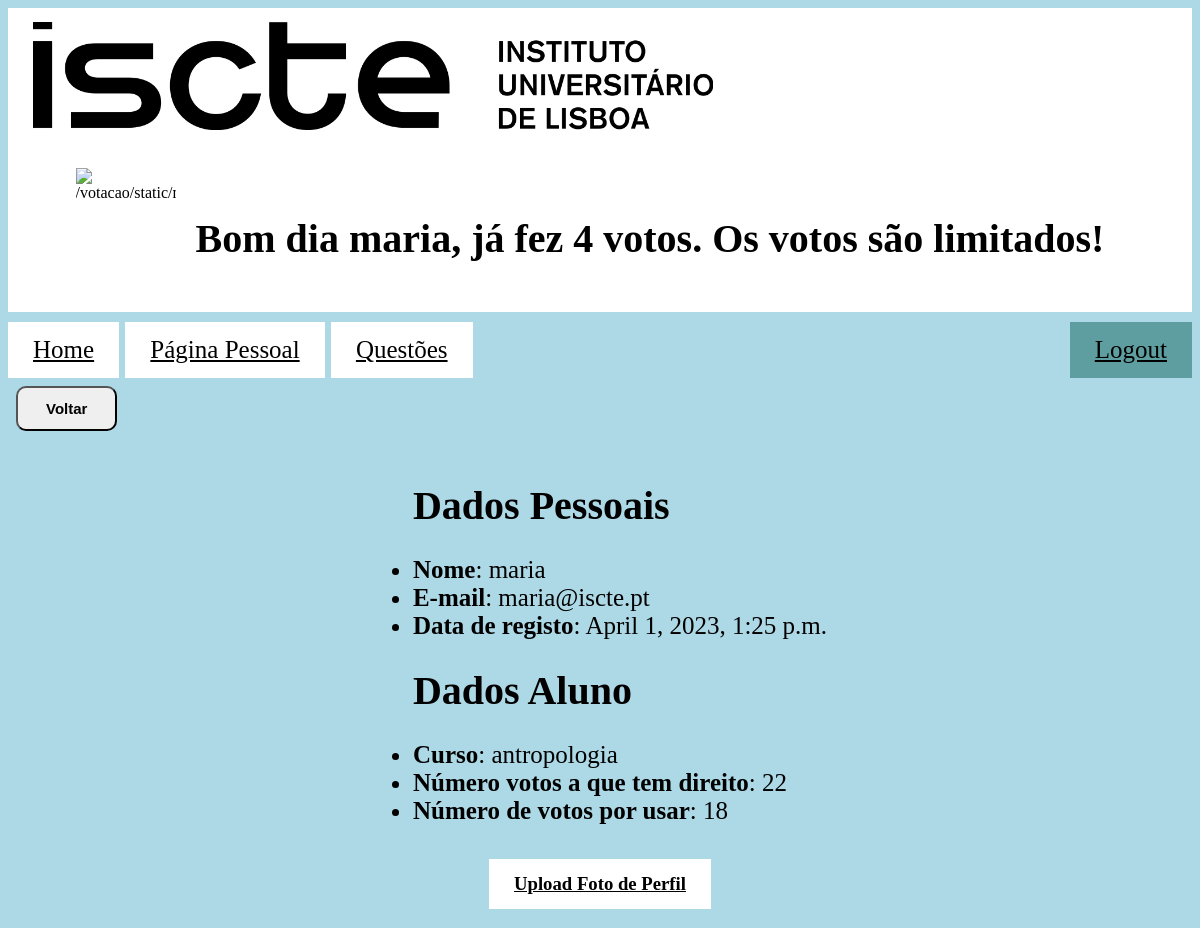
/votacao/main/personal/ (signed in), run on the app's committed database.
### votacao/models.py (models this page shows)
class Aluno(models.Model):
    user = models.OneToOneField(User, on_delete=models.CASCADE)
    curso = models.CharField(max_length=100)
    numero_grupo=12
    grupo = models.IntegerField(default=numero_grupo)
    votos = models.IntegerField(default=numero_grupo + 10)
    avatar = models.CharField(default='default', max_length=1000)

### votacao/views.py (the view)
# urls.py: path("main/personal/", views.paginapessoal, name='paginapessoal'),
@login_required(login_url='/votacao/')
def paginapessoal(request):
    aluno = Aluno.objects.get(user_id=request.user.id)
    resultado = aluno.grupo + 10 - aluno.votos
    context = {
        'aluno': aluno,
        "resultado": resultado}
    print(settings.BASE_DIR)
    print(settings.MEDIA_ROOT)
    return render(request, 'votacao/paginapessoal.html', context)

### votacao/templates/votacao/paginapessoal.html (shortened to what this page needs)
{% extends "votacao/index.html" %}
{% block navegacao %}
<a href="{% url 'votacao:index' %}">Home</a>
{% endblock %}
{% block conteudo %}
<div>
    <ul>
        <h1> Dados Pessoais </h1>
        <li> <b>Nome</b>: {{ user.username }}</li>
        <li> <b>E-mail</b>: {{ user.email }}</li>
        <li> <b>Data de registo</b>: {{ user.date_joined }}</li>
        <h1> Dados Aluno </h1>
        <li> <b>Curso</b>: {{ aluno.curso }}</li>
        {% if not request.user.is_superuser %}
        <li> <b>Número votos a que tem direito</b>: {{ aluno.grupo|add:10  }} </li>
        <li> <b>Número de votos por usar</b>: {{ aluno.votos }}</li>
        {% endif%}
    </ul>
</div>
{% if not request.user.is_superuser %}
<h3><a href="{% url 'votacao:fazer_upload' %}">Upload Foto de Perfil</a><br></h3>
{% endif%}
{% endblock %}

### votacao/templates/votacao/index.html (shortened to what this page needs)
<!DOCTYPE html>
<html lang="en">
<head>
    {% load static %}
    <link rel="stylesheet" type="text/css" href="{% static 'votacao/css/styles.css' %}">
</head>
<header>
    <a href="https://www.iscte-iul.pt/">{% load static %}
        <img class="logo" src="{% static 'votacao/images/iscte.gif' %}" alt="image not found"
             title="https://www.iscte-iul.pt/">
    </a>
    <div class="container">
        {% if user.is_authenticated %}
        <h1>Bom dia
            <span id="username" onclick="showProfilePic()">{{request.user.username}}</span>,
            {% if not request.user.is_superuser %}
            {% if resultado == 1 %}
            já fez {{resultado}} voto. Os votos são limitados!
            {% elif resultado == 0 %}
            ainda não fez nenhum voto. Os votos são limitados!
            {% else %}
            já fez {{resultado}} votos. Os votos são limitados!
            {% endif %}
            {% endif %}
        </h1>
        {% if not request.user.is_superuser %}
        {% with aluno.avatar|truncatewords:7 as data %}
        {% if data == "default" or request.path == "/votacao/" or request.path == "/votacao/registo/"%}
        {% load static %} <img src="{% static 'votacao/images/default_avatar.jpg' %}">
        {% else %}
        <img id="aluno.avatar" src="{{aluno.avatar}}" alt="{{aluno.avatar}}" height="100" width="100"
             style="visibility: visible;" ondblclick="hiddeProfilePic()">
        {% endif %}
        {% endwith %}
        {% endif %}
    </div>
    {% else %}
    <div>
        <h1>
            O utilizador não está logado
        </h1>
    </div>
    {% endif %}
</header>
<body>
<nav>
    <div>
        {% block navegacao %}
        {% endblock %}
        {% if request.path != "/votacao/" and request.path != "/votacao/registo/" %}
        <a href="{% url 'votacao:paginapessoal' %}"> Página Pessoal</a>
        <a href="{% url 'votacao:index' %}">Questões</a>
        <a style="float:right; background-color:cadetblue" href="{% url 'votacao:logout' %}"> Logout</a>
        {% endif %}
        {% if request.path != "/votacao/main/" and request.path != "/votacao/" %}
        <p>
            <input type=button value="Voltar" onClick="javascript:history.go(-1);">
        </p>
        {% endif %}
    </div>
</nav>
{% block conteudo %}{% endblock %}
</body>
</html>

### votacao/static/votacao/css/styles.css (style rules this page uses)
.logo { width: 60%; display: block; aspect-ratio: initial; align: center; margin-left: initial; }
header { background-color: white; display: block; }
body { background-color:lightblue; text-align:center; }
nav { font-size: 25px; text-align: left; background: lightblue; margin-top: 10px; }
h1 { font-size: 40px; }
p { display: table-row }
ul { display: inline-block; text-align: left; }
li { text-align: left; font-size: 25px; }
input, button, select { border-radius:10px; aligment:left; width: 100%; padding: 12px 20px; margin: 8px; box-sizing: border-box; font-weight: bold; font-size: 15px; display: inline-block; }
a:link, a:visited { background-color: white; color: black; padding: 14px 25px; text-align: center; display: inline-block; }
.container { margin-top: 20px; display: inline-block; }
.container h1 { padding: 20px 20px 20px 20px; float: right; }
.container img { float: left; }

### data on the page
Aluno: curso "antropologia", grupo|add "22", votos "18"

### other printed values
{{ request.user.username }} "maria"
{{ resultado }} "4"
{{ user.username }} "maria"
{{ user.email }} "maria@iscte.pt"
{{ user.date_joined }} "April 1, 2023, 1:25 p.m."
